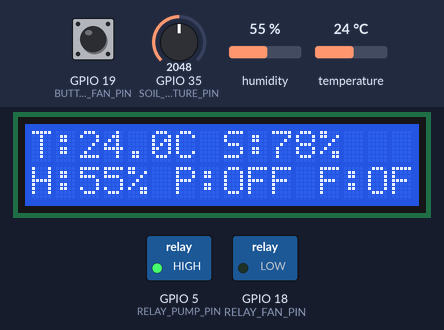
A program run on a simulated ESP32. On the bench: 16×2 character LCD, switched loads named in the program (green lamp = pin HIGH). Inputs (shaded band) come from the test bench; at power-on: temperature 24 °C, GPIO 35 (SOIL_MOISTURE_PIN) = 2048, GPIO 19 (BUTTON_FAN_PIN) HIGH, humidity 55 %. WiFi joins after 1.5 s; servers stay silent unless stated; what the program prints to the serial monitor is not drawn.

Above: at 5.1 s.
5.2 s: temperature set to 29.3 °C
At 8.8 s:
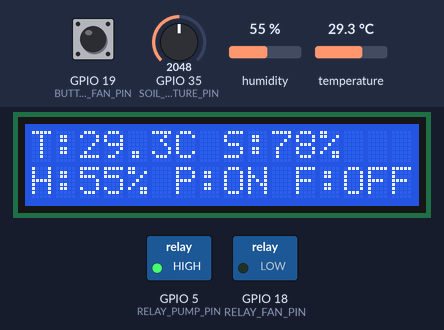
9.5 s: temperature set to 30.8 °C
At 14.5 s:
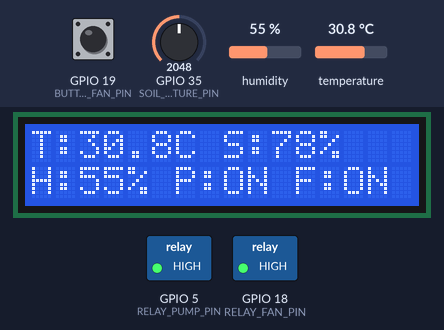
15.5 s: GPIO 35 (SOIL_MOISTURE_PIN) set to 1956
At 20.5 s:
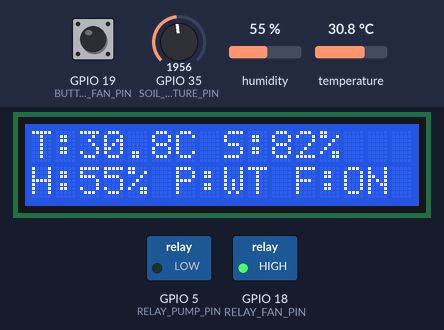
23.5 s: GPIO 19 (BUTTON_FAN_PIN) pulled LOW for 0.15 s
At 27.2 s:
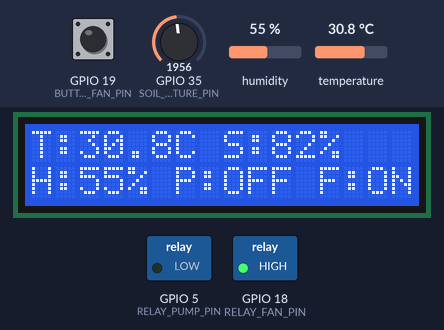
27.5 s: temperature set to 12 °C
At 29.0 s:
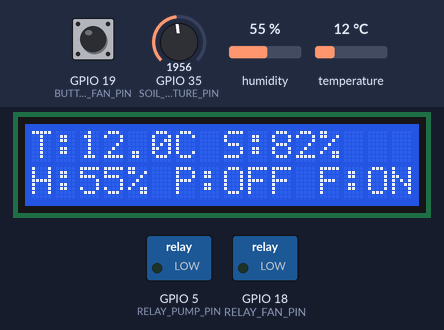
31.5 s: GPIO 19 (BUTTON_FAN_PIN) pulled LOW for 1 s
At 34.6 s:
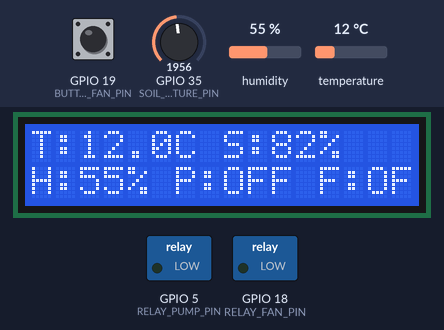
Timing chart, 0 to 36.1 s (numbered marks = the images above; inputs shaded):
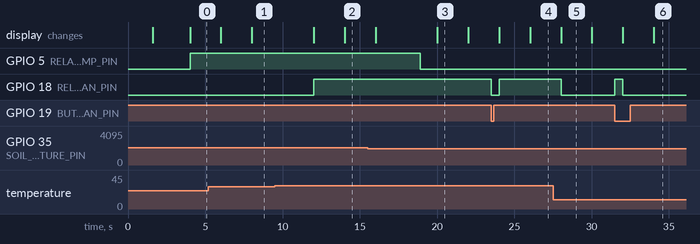

Measured:
- the behaviour switches between 30 and 30.1 °C on temperature (found by bisection; images 1 and 2)
- the behaviour switches between 2020 and 2019 on GPIO 35 (SOIL_MOISTURE_PIN) (found by bisection; images 2 and 3)
- after the input at 5.2 s, the display: first differs from a run without the input after 2.8 s (image 1)
- after the input at 9.5 s, GPIO 18 (RELAY_FAN_PIN): LOW → HIGH after 2.5 s; the display: first changes after 2.5 s (image 2 shows a later state)
- after the input at 15.5 s, the display: first changes after 0.52 s (image 3 shows a later state)
- after the input at 23.5 s, GPIO 18 (RELAY_FAN_PIN): HIGH → LOW at once, → HIGH 0.52 s later; the display: first changes after 0.52 s (image 4 shows a later state)
- after the input at 27.5 s, GPIO 18 (RELAY_FAN_PIN): HIGH → LOW after 0.52 s; the display: changes after 0.52 s (image 5)
- after the input at 31.5 s, GPIO 18 (RELAY_FAN_PIN): LOW → HIGH at once, → LOW 0.52 s later; the display: first changes after 0.52 s (image 6 shows a later state)

The program:

main.cpp
```cpp
#define BLYNK_TEMPLATE_ID "YOUR_TEMPLATE_ID"
#define BLYNK_TEMPLATE_NAME "YOUR_TEMPLATE_NAME"
#define BLYNK_AUTH_TOKEN "YOUR_AUTH_TOKEN"

#define BLYNK_PRINT Serial // Aktifkan debugging Blynk ke serial monitor

#include <Arduino.h>
#include <WiFiManager.h>
#include <BlynkSimpleEsp32.h> // Library Blynk untuk ESP32
#include <DHT.h>
#include <Wire.h>
#include <LiquidCrystal_I2C.h>

// Definisi Pinout ESP32
#define DHTPIN 16
#define DHTTYPE DHT22
#define SOIL_MOISTURE_PIN 35
#define RELAY_PUMP_PIN 5
#define RELAY_FAN_PIN 18     // Menggantikan RELAY_LAMP_PIN untuk aktuator Kipas (Fan)
#define BUTTON_FAN_PIN 19    // Menggantikan BUTTON_LAMP_PIN untuk tombol manual Kipas

// Inisialisasi Sensor dan Layar
DHT dht(DHTPIN, DHTTYPE);
LiquidCrystal_I2C lcd(0x27, 16, 2); // Alamat I2C default umumnya 0x27

// Pengaturan Interval Non-blocking
unsigned long previousMillis = 0;
const long interval = 2000; // Siklus baca setiap 2 detik

// State tracker untuk melacak kondisi terakhir aktuator (State Change Detection)
bool lastPumpState = false; // false = mati, true = menyala
bool lastFanState = false;  // false = mati, true = menyala (Menggantikan lastLampState)
bool lastButtonState = HIGH; // Menyimpan status tombol terakhir (INPUT_PULLUP bawaan HIGH)
unsigned long lastToggleTime = 0; // Untuk debouncing tombol manual yang sangat andal

// ----------------------------------------------------
// SISTEM FAIL-SAFE, TIMEOUT, & COOLDOWN (Penyiraman Intermiten)
// ----------------------------------------------------
unsigned long pumpStartTime = 0; // Menyimpan waktu awal pompa menyala
const unsigned long MAX_PUMP_RUN_TIME = 15000; // Batas durasi maksimal pompa menyala terus (15 detik)
bool pumpSafetyCutoff = false; // Flag pengaman aktif jika pompa melebihi batas waktu (terkunci SAFE)

unsigned long safetyTriggerTime = 0; // Menyimpan waktu saat fail-safe aktif
const unsigned long SAFETY_COOLDOWN = 30000; // Durasi istirahat pompa: 30 detik (agar air meresap ke tanah)

// Fungsi Kalibrasi ADC ESP32 (Resolusi 12-bit: 0-4095)
int calibrateMoisture(int sensorReading) {
  // Catatan: Anda dapat menyesuaikan nilai airValue dan waterValue saat riset nanti.
  int airValue = 4095;   // Nilai analog paling kering
  int waterValue = 1500; // Nilai analog paling basah (dalam air)

  int moistureMin = 0;
  int moistureMax = 100;

  int calibratedValue = map(sensorReading, airValue, waterValue, moistureMin, moistureMax);
  calibratedValue = constrain(calibratedValue, moistureMin, moistureMax);

  return calibratedValue;
}

// ----------------------------------------------------
// CALLBACK BLYNK: Pemantauan Jarak Jauh (Read-Only)
// ----------------------------------------------------

// Konfirmasi koneksi ke Blynk Server
BLYNK_CONNECTED() {
  Serial.println("=> Blynk Connected! Memulai pemantauan sensor...");
}

void setup() {
  Serial.begin(115200);

  // Inisialisasi Relay (Asumsi relay modul berlogika Active High)
  pinMode(RELAY_PUMP_PIN, OUTPUT);
  pinMode(RELAY_FAN_PIN, OUTPUT);
  digitalWrite(RELAY_PUMP_PIN, LOW);
  digitalWrite(RELAY_FAN_PIN, LOW);

  // Inisialisasi Tombol Kipas Manual
  pinMode(BUTTON_FAN_PIN, INPUT_PULLUP);

  // Inisialisasi LCD
  lcd.init();
  lcd.backlight();
  lcd.setCursor(0, 0);
  lcd.print("SmartGreenHouse");
  lcd.setCursor(0, 1);
  lcd.print("Connecting WiFi");

  // Inisialisasi WiFiManager (Captive Portal jika gagal connect)
  WiFiManager wm;
  // wm.resetSettings(); // Uncomment jika ingin reset network setiap kali boot
  bool res = wm.autoConnect("GreenHouse-AP");
  if(!res) {
    Serial.println("Failed to connect to WiFi\r\n");
  } else {
    Serial.println("WiFi Connected!\r\n");
    lcd.clear();
    lcd.setCursor(0, 0);
    lcd.print("WiFi Connected!");
    delay(2000);
  }

  // Inisialisasi Blynk secara Non-blocking
  Blynk.config(BLYNK_AUTH_TOKEN);
  Blynk.connect();

  // Inisialisasi Sensor DHT
  dht.begin();
  lcd.clear();
}

void loop() {
  // Selalu panggil Blynk.run() sesering mungkin agar komunikasi IoT lancar
  Blynk.run();

  unsigned long currentMillis = millis();

  // ----------------------------------------------------
  // LOGIKA MANUAL: Membaca Tombol Kipas (Diluar non-blocking interval agar responsif)
  // ----------------------------------------------------
  int buttonState = digitalRead(BUTTON_FAN_PIN);
  if (buttonState == LOW && lastButtonState == HIGH && (currentMillis - lastToggleTime > 250)) {
    // Tombol ditekan dengan kunci debouncing 250ms untuk menghindari double-triggering
    lastToggleTime = currentMillis;
    lastFanState = !lastFanState;
    digitalWrite(RELAY_FAN_PIN, lastFanState ? HIGH : LOW);
    Serial.printf("=> Aksi Manual: Kipas %s\r\n", lastFanState ? "Dinyalakan" : "Dimatikan");

    // Kirim feedback status terbaru ke Blynk
    Blynk.virtualWrite(V4, lastFanState ? 1 : 0);
  }
  lastButtonState = buttonState;

  // ----------------------------------------------------
  // SISTEM FAIL-SAFE: Proteksi Pompa (Dijalankan real-time setiap loop)
  // ----------------------------------------------------
  if (lastPumpState && (currentMillis - pumpStartTime >= MAX_PUMP_RUN_TIME)) {
    lastPumpState = false;
    pumpSafetyCutoff = true; // Kunci sistem pengaman aktif
    safetyTriggerTime = currentMillis; // Catat waktu mulai istirahat (cooldown)
    digitalWrite(RELAY_PUMP_PIN, LOW);
    Serial.println("=> [WARNING] FAIL-SAFE AKTIF: Pompa mati paksa (mencapai batas 15s). Memulai masa istirahat (cooldown) 30 detik agar air meresap...\r\n");

    // Kirim update status ke Blynk
    Blynk.virtualWrite(V3, 0);
  }

  // ----------------------------------------------------
  // AUTO-RESET COOLDOWN: Membuka kunci pengaman setelah masa istirahat selesai
  // ----------------------------------------------------
  if (pumpSafetyCutoff && (currentMillis - safetyTriggerTime >= SAFETY_COOLDOWN)) {
    pumpSafetyCutoff = false; // Reset flag pengaman secara otomatis
    Serial.println("=> Info: Masa istirahat (cooldown) selesai. Mencoba membaca sensor kembali...\r\n");
  }

  // Eksekusi siklus setiap 'interval' ms (Hysteresis & Monitoring)
  if (currentMillis - previousMillis >= interval) {
    previousMillis = currentMillis;

    // Baca data DHT22
    float humidity = dht.readHumidity();
    float temperature = dht.readTemperature();

    // Baca data Kelembapan Tanah (ADC1)
    int moistureRaw = analogRead(SOIL_MOISTURE_PIN);
    int moisturePercent = calibrateMoisture(moistureRaw);

    // Validasi pembacaan DHT
    if (isnan(humidity) || isnan(temperature)) {
      Serial.println("Peringatan: Gagal membaca data dari DHT22!\r\n");
    } else {
      // Tampilkan Log Serial untuk Debugging
      Serial.printf("Suhu: %.1fC | Lembap Udara: %.1f%% | Lembap Tanah: %d%% | Kipas: %s\r\n",
                    temperature, humidity, moisturePercent, lastFanState ? "ON" : "OFF");

      // Update Layar LCD 16x2 (Solusi 4: Reset Init berkala untuk sembuhkan Karakter Acak akibat Noise)
      lcd.init();
      lcd.backlight();
      lcd.setCursor(0, 0);
      lcd.print("T:");
      lcd.print(temperature, 1);
      lcd.print("C S:");
      lcd.print(moisturePercent);
      lcd.print("%");

      lcd.setCursor(0, 1);
      lcd.print("H:");
      lcd.print((int)humidity); // Cast ke int agar lebih ringkas dan muat di LCD
      lcd.print("%");

      // Tampilkan status Pompa di LCD
      if (pumpSafetyCutoff) {
        lcd.print(" P:WT");
      } else {
        lcd.print(lastPumpState ? " P:ON" : " P:OFF");
      }

      // Tampilkan status Kipas di LCD
      lcd.print(lastFanState ? " F:ON" : " F:OFF");

      // Kirim data secara real-time ke Blynk Dashboard
      if (Blynk.connected()) {
        Blynk.virtualWrite(V0, temperature);
        Blynk.virtualWrite(V1, humidity);
        Blynk.virtualWrite(V2, moisturePercent);
        Blynk.virtualWrite(V3, lastPumpState ? 1 : 0);
        Blynk.virtualWrite(V4, lastFanState ? 1 : 0);
      }

      // Calculate remaining cooldown time
      unsigned long cooldownRemaining = 0;
      if (pumpSafetyCutoff) {
        cooldownRemaining = (SAFETY_COOLDOWN - (currentMillis - safetyTriggerTime)) / 1000;
      }

      // ----------------------------------------------------
      // Logika Hysteresis dengan Fitur Fail-safe & Cooldown untuk Pompa Air
      // ----------------------------------------------------
      if (moisturePercent < 80) {
        if (pumpSafetyCutoff) {
          // Pengaman aktif, kunci pompa selama masa cooldown
          Serial.printf("=> Info: Pompa istirahat (cooldown) sisa %ds agar air meresap ke sensor.\r\n", cooldownRemaining);
        } else {
          if (!lastPumpState) {
            lastPumpState = true;
            pumpStartTime = currentMillis; // Catat waktu pompa mulai menyala
            digitalWrite(RELAY_PUMP_PIN, HIGH);
            Serial.println("=> Aksi: Pompa Dinyalakan\r\n");

            // Kirim status baru ke Blynk
            Blynk.virtualWrite(V3, 1);
          }
        }
      }
      else if (moisturePercent > 90) {
        if (lastPumpState) {
          lastPumpState = false;
          digitalWrite(RELAY_PUMP_PIN, LOW);
          Serial.println("=> Aksi: Pompa Dimatikan\r\n");

          // Kirim status baru ke Blynk
          Blynk.virtualWrite(V3, 0);
        }
        // Jika kelembapan tanah akhirnya terbaca basah, pastikan kunci pengaman bersih
        if (pumpSafetyCutoff) {
          pumpSafetyCutoff = false;
          Serial.println("=> Info: Kunci Fail-safe dilepas karena sensor kembali normal membaca kondisi basah.\r\n");
        }
      }
      else {
        // Berada di dalam batas toleransi (Hysteresis zone: 80% - 90%)
        if (pumpSafetyCutoff) {
          // Jika tanah mulai lembap (>80%), kita juga bisa membuka kunci pengaman secara otomatis
          pumpSafetyCutoff = false;
          Serial.println("=> Info: Kunci Fail-safe dilepas karena kelembapan tanah mulai naik di atas batas kritis.\r\n");
        }
      }

      // ----------------------------------------------------
      // Logika Hysteresis untuk Kipas (Fan) berdasarkan Suhu DHT22
      // Kipas menyala jika Suhu > 30.0C, dan mati jika Suhu < 27.0C
      // ----------------------------------------------------
      if (temperature > 30.0) {
        if (!lastFanState) {
          lastFanState = true;
          digitalWrite(RELAY_FAN_PIN, HIGH);
          Serial.println("=> Aksi Otomatis: Kipas Dinyalakan (Suhu Panas > 30C)\r\n");

          // Kirim status baru ke Blynk
          Blynk.virtualWrite(V4, 1);
        }
      }
      else {
        if (lastFanState) {
          lastFanState = false;
          digitalWrite(RELAY_FAN_PIN, LOW);
          Serial.println("=> Aksi Otomatis: Kipas Dimatikan (Suhu sudah menyentuh <= 30C)\r\n");

          // Kirim status baru ke Blynk
          Blynk.virtualWrite(V4, 0);
        }
      }
    }
  }
}
```
